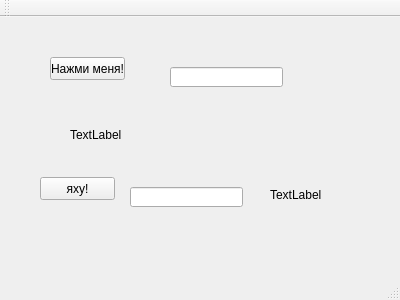
<?xml version="1.0" encoding="UTF-8"?>
<ui version="4.0">
 <class>MainWindow</class>
 <widget class="QMainWindow" name="MainWindow">
  <property name="geometry">
   <rect>
    <x>0</x>
    <y>0</y>
    <width>400</width>
    <height>300</height>
   </rect>
  </property>
  <property name="windowTitle">
   <string>MainWindow</string>
  </property>
  <widget class="QWidget" name="centralWidget">
   <widget class="QPushButton" name="pushButton">
    <property name="geometry">
     <rect>
      <x>50</x>
      <y>40</y>
      <width>75</width>
      <height>23</height>
     </rect>
    </property>
    <property name="text">
     <string>Нажми меня!</string>
    </property>
   </widget>
   <widget class="QLabel" name="label_output">
    <property name="geometry">
     <rect>
      <x>70</x>
      <y>110</y>
      <width>151</width>
      <height>16</height>
     </rect>
    </property>
    <property name="text">
     <string>TextLabel</string>
    </property>
   </widget>
   <widget class="QLineEdit" name="lineEdit_input">
    <property name="geometry">
     <rect>
      <x>170</x>
      <y>50</y>
      <width>113</width>
      <height>20</height>
     </rect>
    </property>
   </widget>
   <widget class="QPushButton" name="pushButton_2">
    <property name="geometry">
     <rect>
      <x>40</x>
      <y>160</y>
      <width>75</width>
      <height>23</height>
     </rect>
    </property>
    <property name="text">
     <string>яху!</string>
    </property>
   </widget>
   <widget class="QLabel" name="label">
    <property name="geometry">
     <rect>
      <x>270</x>
      <y>170</y>
      <width>121</width>
      <height>16</height>
     </rect>
    </property>
    <property name="text">
     <string>TextLabel</string>
    </property>
   </widget>
   <widget class="QLineEdit" name="lineEdit">
    <property name="geometry">
     <rect>
      <x>130</x>
      <y>170</y>
      <width>113</width>
      <height>20</height>
     </rect>
    </property>
   </widget>
  </widget>
  <widget class="QMenuBar" name="menuBar">
   <property name="geometry">
    <rect>
     <x>0</x>
     <y>0</y>
     <width>400</width>
     <height>21</height>
    </rect>
   </property>
  </widget>
  <widget class="QToolBar" name="mainToolBar">
   <attribute name="toolBarArea">
    <enum>TopToolBarArea</enum>
   </attribute>
   <attribute name="toolBarBreak">
    <bool>false</bool>
   </attribute>
  </widget>
  <widget class="QStatusBar" name="statusBar"/>
 </widget>
 <layoutdefault spacing="6" margin="11"/>
 <resources/>
 <connections/>
</ui>
